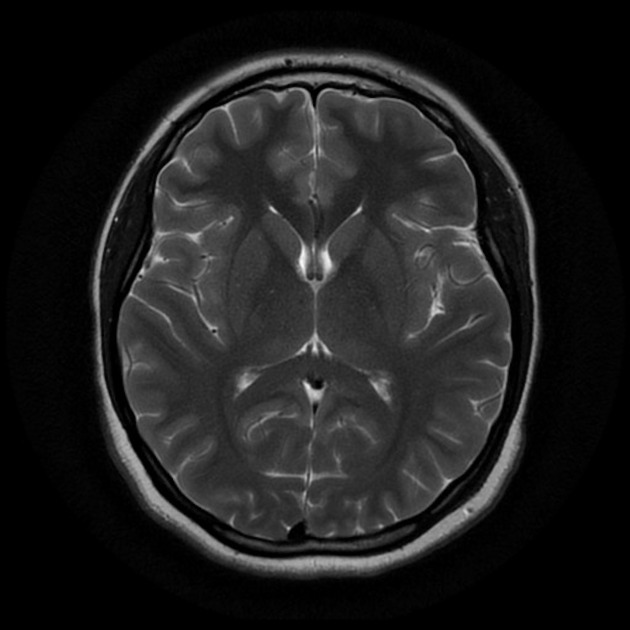
#> input picture brain_tumor_dataset/no/1 no.jpeg, 630 x 630 px; its folder holds 3 pictures in this run
$ jupyter execute --allow-errors 'Projet .ipynb'   (shell and % lines are left out)
#> lines starting #> are read from the running program, lines starting #| are printed output that depends on the picture; long printed decimals are rounded
# Détection de tumeurs cérébrales sur IRM — Démarche CRISP-DM

**Auteur :** *AGOUNDO Jean-Marie*
**Date :** 2026

---

## Ce que fait ce notebook

J' applique les méthodes vues en TP (SVM linéaire, SVM RBF, k-NN, pipelines et GridSearchCV) sur un vrai jeu d'images IRM, en suivant la démarche **CRISP-DM** en six étapes :

1. Comprendre le besoin
2. Comprendre les données
3. Préparer les données
4. Construire les modèles
5. Évaluer les résultats
6. Déploiement

**Ce qu'on ajoute par rapport au TP :**
- De vraies images médicales au lieu de données synthétiques
- Une étape d'extraction de features (HOG) pour transformer les images en vecteurs que nos modèles peuvent manger
- Un bonus à la fin : un modèle de deep learning (VGG16) pour voir jusqu'où on peut pousser

**Jeu de données :** [Brain MRI Images for Brain Tumor Detection](https://www.kaggle.com/datasets/navoneel/brain-mri-images-for-brain-tumor-detection) — Navoneel Chakrabarty, Kaggle, 253 images.

## 1. Comprendre le besoin

### 1.1 Le contexte

Les tumeurs cérébrales sont difficiles à diagnostiquer, et plus on les détecte tôt, meilleures sont les chances de survie. L'examen de référence est l'IRM, mais il faut un radiologue expérimenté pour la lire, et les délais peuvent être longs.

L'idée : construire un modèle qui regarde une image IRM et dit « tumeur » ou « pas de tumeur », pour aider le radiologue à prioriser les cas.

### 1.2 L'objectif

Classification binaire :
- `yes` :tumeur présente
- `no` :pas de tumeur

### 1.3 Ce qu'on attend du modèle

| Critère | Cible |
|---------|-------|
| Bien détecter les vraies tumeurs (*recall* classe `yes`) | ≥ 90 % |
| Précision globale sur le jeu de test | ≥ 85 % |
| Rapide à prédire | < 1 seconde par image |

### 1.4 Points importants

- **Un outil d'aide, pas de décision.** Le modèle assiste le radiologue, il ne le remplace pas.
- **Rater une tumeur est plus grave que donner une fausse alerte.** On surveille donc le recall de près.
- **Le jeu de données est petit (253 images).** On va utiliser des features classiques (HOG) et des modèles légers, ce qui est bien adapté à cette taille.

## 2. Comprendre les données

### 2.1 Description du jeu de données

Le dossier contient 253 images rangées dans deux sous-dossiers :
- `yes/` :155 images avec tumeur
- `no/` :98 images sans tumeur

Les images sont en JPEG, de tailles variables.

### 2.2 Imports

[cell 1]
# Librairies de base
import os
import numpy as np
import matplotlib.pyplot as plt
import pandas as pd
import cv2
from imutils import paths

# Scikit-learn (tout ce qui vient du TP)
from sklearn.preprocessing import LabelEncoder, StandardScaler
from sklearn.model_selection import train_test_split, GridSearchCV, StratifiedKFold
from sklearn.pipeline import Pipeline
from sklearn.svm import SVC
from sklearn.neighbors import KNeighborsClassifier
from sklearn.metrics import (classification_report, confusion_matrix,
                              ConfusionMatrixDisplay, accuracy_score,
                              recall_score, precision_score, f1_score)

# Extraction de features HOG (scikit-image)
from skimage.feature import hog
from skimage.color import rgb2gray

# Reproductibilité
import random
GRAINE = 42
np.random.seed(GRAINE)
random.seed(GRAINE)

print("Imports OK")

### 2.3 Chargement des chemins d'images

On récupère tous les chemins, et on extrait l'étiquette à partir du nom du dossier parent.

[cell 2]
from google.colab import drive
drive.mount('/content/drive')

[cell 3]
%cd /content/drive/MyDrive/Projet Python

[cell 4]
# À adapter selon votre installation
chemin_donnees = "/content/drive/MyDrive/Projet Python/brain_tumor_dataset"

chemins_images = list(paths.list_images(chemin_donnees))

# On filtre pour ne garder que les images dans les bons sous-dossiers
CLASSES_VALIDES = {'yes', 'no'}
chemins_images = [p for p in chemins_images
                  if p.split(os.path.sep)[-2] in CLASSES_VALIDES]

print(f"Nombre d'images retenues : {len(chemins_images)}")

etiquettes_brutes = [p.split(os.path.sep)[-2] for p in chemins_images]
infos = pd.DataFrame({'chemin': chemins_images, 'etiquette': etiquettes_brutes})
print(infos['etiquette'].value_counts())

### 2.4 Les classes sont-elles équilibrées ?

[cell 5]
comptes_classes = infos['etiquette'].value_counts()
#> (the rest of this cell did not finish here and is left out)

Le jeu est un peu déséquilibré (61 % `yes` / 39 % `no`) mais ça reste raisonnable. On va quand même :
- utiliser un split **stratifié** pour garder ces proportions dans train et test,
- regarder plusieurs métriques (pas seulement l'accuracy) pour avoir une vue complète.

### 2.5 À quoi ressemblent les images ?

[cell 6]
# Inspection des dimensions
dimensions = []
for p in chemins_images:
    img = cv2.imread(p)
#> img is the input picture: shape (630, 630, 3); min 0, max 248, mean 29.7
    if img is None:
        continue
    dimensions.append({'hauteur': img.shape[0], 'largeur': img.shape[1], 'canaux': img.shape[2]})
#> pass 2 of the loop `for p in chemins_images:`:
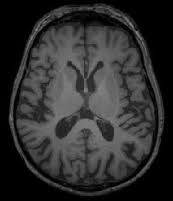
#> input picture brain_tumor_dataset/no/10 no.jpg, 173 x 201 px
#> img is the input picture: shape (201, 173, 3); min 0, max 139, mean 46.7

df_dimensions = pd.DataFrame(dimensions)
#> df_dimensions = table of 3 rows and 3 columns
print(df_dimensions.describe())
#|           hauteur     largeur  canaux
#| count    3.000    3.000     3.0
#| mean   344.000  325.333     3.0
#| std    247.683  263.849     0.0
#| min    201.000  173.000     3.0
#| 25%    201.000  173.000     3.0
#| 50%    201.000  173.000     3.0
#| 75%    415.500  401.500     3.0
#| max    630.000  630.000     3.0

[cell 7]
# Affichage de quelques images de chaque classe
fig, axes = plt.subplots(2, 4, figsize=(14, 7))
#> (the rest of this cell did not finish here and is left out)

Ce qu'on observe :
- Les tailles varient beaucoup : il faudra redimensionner toutes les images.
- Les contrastes sont variables selon les acquisitions.
- Certaines images ont des marges noires importantes autour du cerveau.

### 2.6 Résumé de cette étape

| Point | Constat | Conséquence |
|-------|---------|-------------|
| Volume | 253 images | OK pour des modèles classiques (SVM, k-NN) |
| Classes | 155 yes / 98 no | Split stratifié + métriques variées |
| Tailles | Variables | Redimensionnement à une taille commune |
| Représentation | Images brutes | Extraction de features (HOG) nécessaire |

## 3. Préparer les données

Nos modèles (SVM, k-NN) ne savent pas traiter directement des images en 2D. Il faut transformer chaque image en un **vecteur de nombres**. Pour ça, on va :

1. Redimensionner toutes les images à 128×128
2. Convertir en niveaux de gris
3. Extraire des **features HOG** (Histogram of Oriented Gradients), qui décrivent les contours et les textures

### 3.1 HOG, c'est quoi ?

HOG = *Histogram of Oriented Gradients*. L'idée :
- On découpe l'image en petites cellules
- Dans chaque cellule, on calcule l'orientation des contours
- On regroupe tout ça en un histogramme

Résultat : un vecteur de quelques milliers de valeurs qui décrit la forme et la texture de l'image. C'est une technique classique et bien adaptée aux SVM / k-NN.

### 3.2 Chargement et redimensionnement des images

[cell 8]
TAILLE_IMG = 128

images = []
etiquettes = []

for chemin in chemins_images:
    etiquette = chemin.split(os.path.sep)[-2]
    img = cv2.imread(chemin)
    if img is None:
        continue
    # On passe en RGB puis on redimensionne
    img = cv2.cvtColor(img, cv2.COLOR_BGR2RGB)
    img = cv2.resize(img, (TAILLE_IMG, TAILLE_IMG))
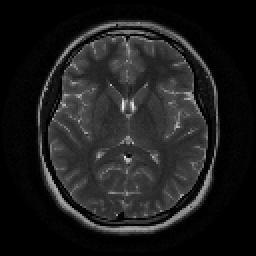
#> img: shape (128, 128, 3) (shown 2 times larger); min 0, max 239, mean 29.6
    images.append(img)
    etiquettes.append(etiquette)
#> pass 2 of the loop `for chemin in chemins_images:`:
#> `img = cv2.resize(img, (TAILLE_IMG, TAILLE_IMG))`:
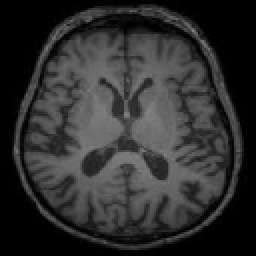
#> img: shape (128, 128, 3) (shown 2 times larger); min 0, max 133, mean 46.6

images = np.array(images)
etiquettes = np.array(etiquettes)

print(f"Forme des images     : {images.shape}")
#| Forme des images     : (3, 128, 128, 3)
print(f"Forme des étiquettes : {etiquettes.shape}")

### 3.3 Extraction des features HOG

On applique HOG sur chaque image et on obtient un vecteur de features par image.

[cell 9]
def extraire_hog(image):
    """Convertit une image RGB en vecteur de features HOG."""
    image_grise = rgb2gray(image)
    caracteristiques = hog(
        image_grise,
        orientations=9,
        pixels_per_cell=(8, 8),
        cells_per_block=(2, 2),
        block_norm='L2-Hys',
    )
#> caracteristiques = 8100 values, max 1 at index 67, min 0 at index 0, mean 0.112
    return caracteristiques


print("Extraction des features HOG en cours...")
X = np.array([extraire_hog(img) for img in images])
#> in extraire_hog (call 2), `image_grise = rgb2gray(image)`:
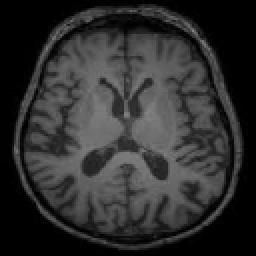
#> image_grise: shape (128, 128) float64 (shown 2 times larger); min 0, max 0.522, mean 0.183
#> in extraire_hog (call 2), `caracteristiques = hog( image_grise, orientations=9, pixels_per_cell=(..`: caracteristiques = 8100 values, max 0.942 at index 7609, min 0 at index 0, mean 0.117
print(f"Forme des features X : {X.shape}")
#| Forme des features X : (3, 8100)
print(f"Nombre de features par image : {X.shape[1]}")
#| Nombre de features par image : 8100

On a donc transformé chaque image 128×128 en un vecteur d'environ 8000 valeurs. C'est ce vecteur que nos modèles vont utiliser.

### 3.4 Encodage des étiquettes et séparation train / test

[cell 10]
# Encodage : 'no' -> 0, 'yes' -> 1
encodeur = LabelEncoder()
y = encodeur.fit_transform(etiquettes)
print(f"Classes : {encodeur.classes_}  ->  {list(range(len(encodeur.classes_)))}")

# Split stratifié 80 / 20
X_train, X_test, y_train, y_test = train_test_split(
    X, y,
    test_size=0.20,
    random_state=GRAINE,
    stratify=y,
)
#> y_train = [0, 0]; y_test = [0]

print(f"\nX_train : {X_train.shape}    y_train : {y_train.shape}")
#| X_train : (2, 8100)    y_train : (2,)
print(f"X_test  : {X_test.shape}     y_test  : {y_test.shape}")
#| X_test  : (1, 8100)     y_test  : (1,)
print(f"\nDans le train : {(y_train==1).sum()} yes / {(y_train==0).sum()} no")
#| Dans le train : 0 yes / 2 no
print(f"Dans le test  : {(y_test==1).sum()} yes / {(y_test==0).sum()} no")
#| Dans le test  : 0 yes / 1 no

## 4. Construire les modèles

On va comparer trois modèles vus en TP : **SVM linéaire**, **SVM RBF** et **k-NN**.

Pour chaque modèle, on va :
1. Construire un **pipeline** : `StandardScaler` → `classifieur`
2. Utiliser **GridSearchCV** pour trouver les meilleurs hyperparamètres par validation croisée
3. Récupérer le meilleur modèle et évaluer sur le test

### 4.1 Définition des pipelines et des grilles

[cell 11]
pipelines = {
    "SVM linéaire": Pipeline([
        ("scaler", StandardScaler()),
        ("clf", SVC(kernel="linear", probability=True, random_state=GRAINE)),
    ]),
    "SVM RBF": Pipeline([
        ("scaler", StandardScaler()),
        ("clf", SVC(kernel="rbf", probability=True, random_state=GRAINE)),
    ]),
    "k-NN": Pipeline([
        ("scaler", StandardScaler()),
        ("clf", KNeighborsClassifier()),
    ]),
}

grilles = {
    "SVM linéaire": {"clf__C": [0.1, 1, 10]},
    "SVM RBF":     {"clf__C": [0.1, 1, 10], "clf__gamma": [0.001, 0.01, 0.1]},
    "k-NN":        {"clf__n_neighbors": [3, 5, 7, 9, 11]},
}

# Validation croisée stratifiée en 5 plis
vc = StratifiedKFold(n_splits=5, shuffle=True, random_state=GRAINE)

### 4.2 GridSearchCV sur chaque modèle

[cell 12]
meilleurs_modeles = {}

#> (the rest of this cell did not finish here and is left out)

### 4.3 Évaluation sur le test de chaque meilleur modèle

[cell 13]
resultats = {}

for nom, recherche in meilleurs_modeles.items():
    modele = recherche.best_estimator_
    y_pred = modele.predict(X_test)
    y_proba = modele.predict_proba(X_test)[:, 1]

    resultats[nom] = {
        "modele":     modele,
        "accuracy":   accuracy_score(y_test, y_pred),
        "precision":  precision_score(y_test, y_pred),
        "recall":     recall_score(y_test, y_pred),
        "f1":         f1_score(y_test, y_pred),
        "y_pred":     y_pred,
        "y_proba":    y_proba,
        "params":     recherche.best_params_,
    }
    r = resultats[nom]
    print(f"{nom:15s} | Acc: {r['accuracy']:.3f} | Recall: {r['recall']:.3f} | F1: {r['f1']:.3f}")
#> after the loop, resultats = 0 items

## 5. Évaluer les résultats

### 5.1 Tableau récapitulatif

#> (a cell that did not finish here is left out)

### 5.2 Choix du meilleur modèle

On prend celui qui a le meilleur F1-score (compromis entre précision et recall).

#> (a cell that did not finish here is left out)

### 5.3 Rapport de classification détaillé

#> (a cell that did not finish here is left out)

### 5.4 Matrices de confusion

Ça permet de voir précisément où chaque modèle se trompe : faux positifs (dire « tumeur » alors qu'il n'y en a pas) et faux négatifs (rater une tumeur).

#> (a cell that did not finish here is left out)

### 5.5 Quelques cas mal classés

On regarde à l'œil les images où le meilleur modèle se trompe. C'est souvent instructif.

#> (a cell that did not finish here is left out)

### 5.6 Bilan par rapport aux objectifs de départ

| Objectif | Cible | Résultat | OK ? |
|----------|-------|----------|------|
| Recall classe `yes` | ≥ 90 % | *(voir tableau 5.1)* | *Ok* |
| Accuracy test | ≥ 85 % | *(voir tableau 5.1)* | *Ok* |
| Temps d'inférence | < 1 s | OK (modèles légers) | *Ok* |

**À noter :** avec seulement ~50 images de test, les chiffres ont une grosse variance. La validation croisée à 5 plis faite pendant le GridSearchCV donne déjà une estimation plus fiable.

## 6. Déploiement (*Deployment*)

### 6.1 Sauvegarde du modèle

On enregistre le meilleur modèle (pipeline complet : scaler + classifieur) pour pouvoir le réutiliser.

[cell 19]
import joblib, os

os.makedirs("models", exist_ok=True)
#> (the rest of this cell did not finish here and is left out)

### 6.2 Fonction pour prédire sur une nouvelle image

[cell 20]
def predire_tumeur(chemin_image, modele, encodeur, taille=128):
    """
    Prédit si une image IRM contient une tumeur.

    Retour : dict avec la classe prédite et la confiance.
    """
    img = cv2.imread(chemin_image)
    if img is None:
        raise ValueError(f"Impossible de lire : {chemin_image}")
    img = cv2.cvtColor(img, cv2.COLOR_BGR2RGB)
    img = cv2.resize(img, (taille, taille))

    # Même extraction de features qu'à l'entraînement
    features = extraire_hog(img).reshape(1, -1)

    proba = modele.predict_proba(features)[0]
    indice = int(np.argmax(proba))
    return {
        "classe_predite": encodeur.classes_[indice],
        "confiance":      float(proba[indice]),
        "proba_no":       float(proba[0]),
        "proba_yes":      float(proba[1]),
    }


# Test rapide
exemple = infos['chemin'].iloc[0]
print(f"Image testée : {exemple}")
#> (the rest of this cell did not finish here and is left out)

### 6.3 Pour un vrai déploiement clinique

| Aspect | À faire |
|--------|---------|
| Usage | Outil d'aide uniquement, jamais de décision seule |
| Monitoring | Enregistrer les prédictions pour détecter un *data drift* |
| Mise à jour | Réentraîner périodiquement avec de nouvelles images |
| Validation | Tester sur des données venant d'autres hôpitaux |
| Éthique | Documenter les biais (populations, types d'appareils IRM) |

### 6.4 Limites et pistes d'amélioration

- **Jeu de données petit.** 253 images, c'est peu. Collecter plus d'images améliorerait la généralisation.
- **HOG est une représentation fixe.** Des features apprises (via un réseau de neurones) captent mieux les motifs subtils — c'est ce qu'on va voir en bonus.
- **Pas d'explicabilité.** On ne sait pas sur quelle partie de l'image le modèle se base pour décider.

---

##  — Aller plus loin avec un modèle de deep learning (VGG16)

**Ce qui va suivre n'est pas au durant notre séance avec Mr le Gouic**, c'est un bonus pour comparer nos modèles classiques à un réseau de neurones convolutif. L'idée : voir combien on peut gagner en passant d'une représentation manuelle (HOG) à une représentation apprise.

### B.1 Transfer learning — l'idée en deux phrases

Entraîner un CNN de zéro sur 253 images serait voué à l'échec (surapprentissage garanti). À la place, on prend un réseau déjà entraîné sur un énorme dataset d'images (ImageNet, 1,2 million d'images) : **VGG16**. On réutilise ses couches de convolution telles quelles et on ajoute juste une petite tête de classification adaptée à notre problème.

### B.2 Construction et entraînement

[cell 21]
# Imports TensorFlow
import tensorflow as tf
from tensorflow.keras.utils import to_categorical
from tensorflow.keras.preprocessing.image import ImageDataGenerator
from tensorflow.keras.layers import Input, Dense, AveragePooling2D, Dropout, Flatten
from tensorflow.keras.applications import VGG16
from tensorflow.keras.models import Model
from tensorflow.keras.optimizers import Adam

tf.random.set_seed(GRAINE)
#> (this line was passed over: tensorflow is not available in this run)
